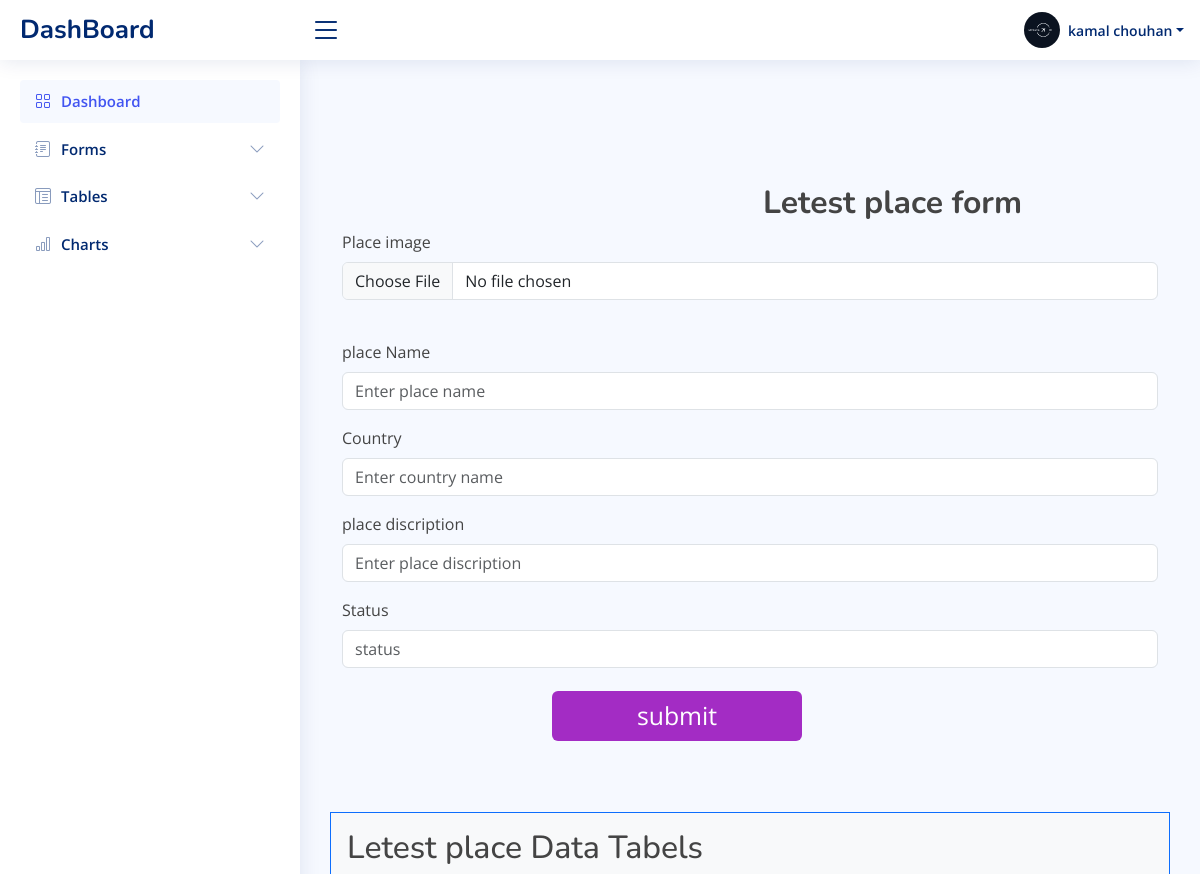
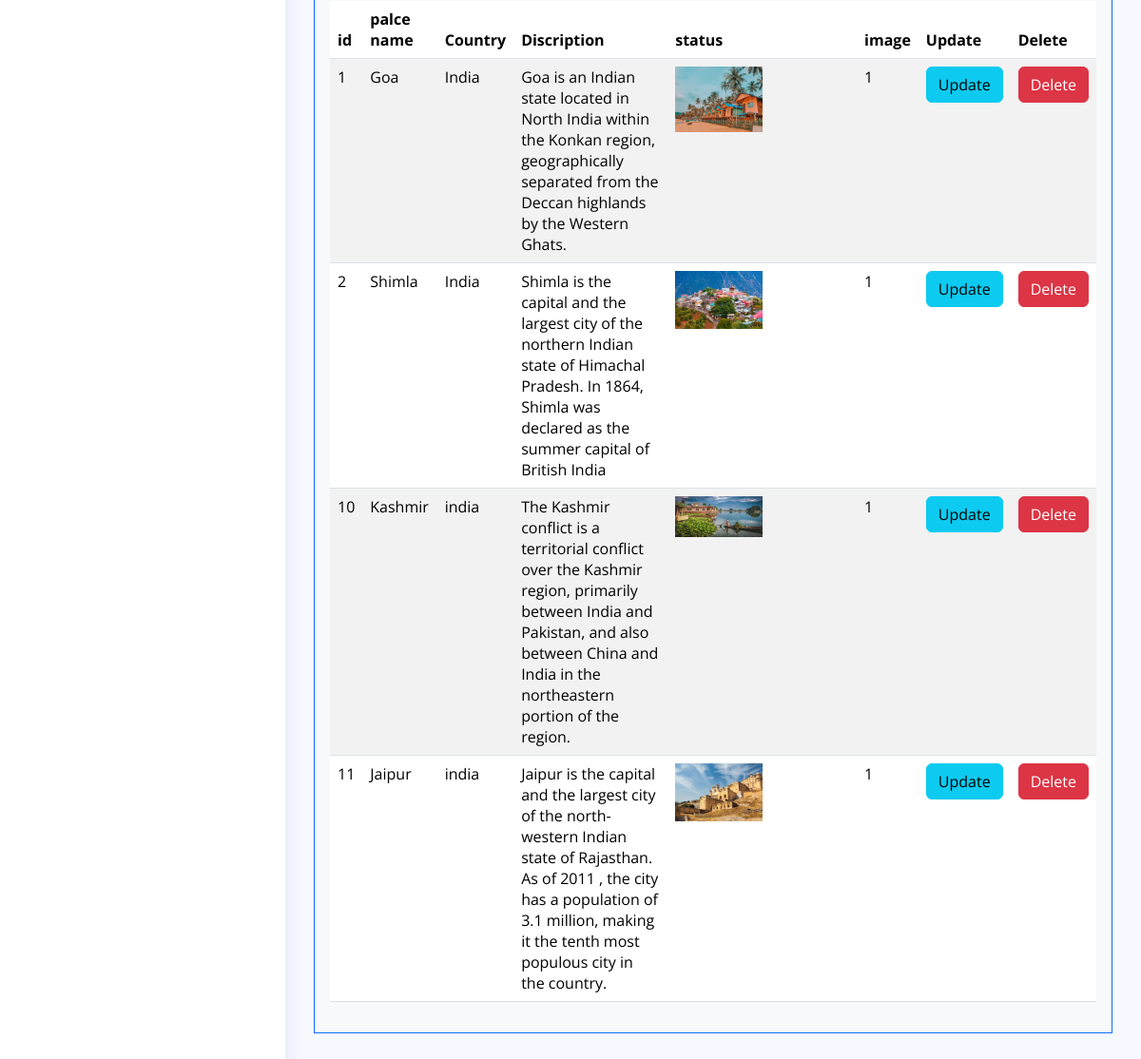
Page /admin/letest_place.php (signed in) on the committed database (2 pictures, top to bottom).
### tables this page shows
CREATE TABLE `letest_place` (
  `id` int(11) NOT NULL,
  `name` varchar(500) NOT NULL,
  `country` varchar(500) NOT NULL,
  `img` varchar(500) NOT NULL,
  `dis` varchar(500) NOT NULL,
  `status` tinyint(1) NOT NULL
);

### admin/letest_place.php (the view, shortened to what this page needs)
<?php
include_once "header.php";
include "conn.php";
  ?>
  <?php
$sql = "select * from `letest_place`";
$result=mysqli_query($con,$sql);
?>
<!DOCTYPE html>
<html>
<head>
</head>
<body >
  <main  >
<form  method="post" class="frm" style="margin-top:80px;" enctype="multipart/form-data">
<h2 style="margin-left:433px; margin-top:12px;"><b> Letest place form</b></h2>
  <div class="container"><table   colspan="12" cellpadding="7" align="center">
  <tr>
  <div class="mb-3">
  <label for="formFile" class="form-label">Place image</label>
  <input class="form-control" name="img"  accept="image/*" type="file" id="formFile">
</div>
    </tr><br>
    <tr>
    <div class="mb-3">
    <label for="formFile" class="form-label">place Name</label>
    <input type="text" placeholder="Enter place name" class="form-control" name="name" required> </td>
    </div>
    </tr>
    <tr>
    <div class="mb-3">
    <label for="formFile" class="form-label">Country</label>
    <input type="text" placeholder="Enter country name" class="form-control" name="country" required> </td>
    </div>
    </tr>
    <tr>
    <div class="mb-3">
    <label for="formFile" class="form-label">place discription</label>
    <input type="text" class="form-control" placeholder="Enter place discription" name="dis" required></td>
    </div>
    </tr>
        <tr>
        <div class="mb-3">
        <label for="formFile" class="form-label">Status</label>
        <input type="boolen" class="form-control" placeholder="status" name="status" required></td>
        </div>
        </tr>
  <tr><td>
  <div class="mb-3">
    <input class="btn btn-primary"  style="width:240%; border:none; font-size:155%; background-color:#A32CC4; margin-left:-140%; " class="form-control" type="submit" value="submit" name="submit"></td>
    </div>
</form>
<form class="frm1 mer" style="margin-bottom:80px;">
<div class="container p-3 my-5 bg-light border border-primary" >
<h2>Letest place Data Tabels</h2>
        <table id="example" class="table table-striped nowrap frm" style="width:100% " >
            <thead>
                <tr>
                    <th>id</th>
                    <th>palce name</th>
                    <th>Country </th>
                    <th>Discription</th>
                    <th>status </th>
                    <th>image</th>
                    <th>Update</th>
                    <th>Delete</th>
                </tr>
            </thead>
            <tbody>
            <?php
if ($result->num_rows > 0) {
    while ($row = $result->fetch_assoc()) {
?>
        <tr>
        <td><?php echo $row['id']; ?></td>
        <td><?php echo $row['name']; ?></td>
        <td><?php echo $row['country']; ?></td>
        <td><?php echo $row['dis']; ?></td>
        <td><img src="<?php echo "upload/".$row['img']; ?>" width="50%"></td>
        <td><?php echo $row['status']; ?></td>
        <td><a href="update_letest.php?id=<?php echo $row['id'];?>" class="btn btn-info">Update</a></td>
       <td>
        <a href="delete_letest.php?id=<?php echo $row['id'];?>" class="btn btn-danger">Delete</a>
      </td>
         </tr>
<?php       }
}
?>
            </tbody>
        </table>
    </div>
    </form>
</body>
</html>

### admin/assets/css/style.css (style rules this page uses)
:root { scroll-behavior: smooth; }
body { font-family: "Open Sans", sans-serif; background: #f6f9ff; color: #444444; }
a { color: #4154f1; text-decoration: none; }
h1, h2, h3, h4, h5, h6 { font-family: "Nunito", sans-serif; }

### rows in the picture
letest_place: id "1", name "Goa", country "India", dis "Goa is an Indian state located in North India within the Konkan region, geographically separated from the Deccan highlands by the Western Ghats.", img (picture), status "1"
letest_place: id "2", name "Shimla", country "India", dis "Shimla is the capital and the largest city of the northern Indian state of Himachal Pradesh. In 1864, Shimla was declared as the summer capital of British India", img (picture), status "1"
letest_place: id "10", name "Kashmir", country "india", dis "The Kashmir conflict is a territorial conflict over the Kashmir region, primarily between India and Pakistan, and also between China and India in the northeastern portion of the region.", img (picture), status "1"
letest_place: id "11", name "Jaipur", country "india", dis "Jaipur is the capital and the largest city of the north-western Indian state of Rajasthan. As of 2011 , the city has a population of 3.1 million, making it the tenth most populous city in the country.", img (picture), status "1"

### other values in the picture
$_SESSION['name'] "kamal chouhan"
